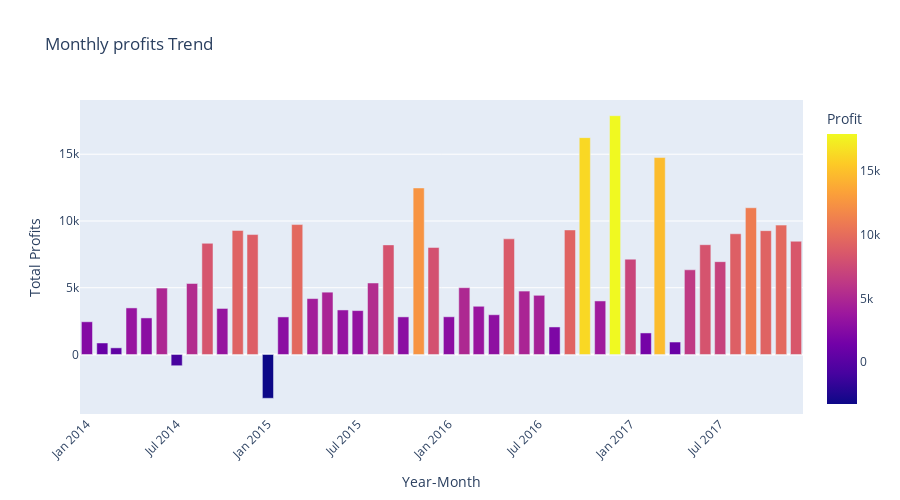

This figure's notebook cell:
### Code cell
fig = px.bar(
    monthly_sales_profit,
    x='year-month',
    y='Profit',
    color='Profit',
    title='Monthly profits Trend'
)

fig.update_layout(
    xaxis_title='Year-Month',
    yaxis_title='Total Profits',
    xaxis_tickangle=-45,
    height=500
)

fig.show()

### Figure 1 — Plotly figure (JSON) as saved in the notebook; plotly's stock layout.template omitted (floating-point values rounded to 4 significant figures)
{"data": [{"alignmentgroup": "True", "hovertemplate": "year-month=%{x}<br>Profit=%{marker.color}<extra></extra>", "legendgroup": "", "marker": {"color": [2450.0, 862.3, 498.7, 3489.0, 2739.0, 4977.0, -841.5, 5318.0, 8328.0, 3448.0, 9292.0, 8984.0, -3281.0, 2814.0, 9732.0, 4187.0, 4668.0, 3336.0, 3289.0, 5356.0, 8209.0, 2817.0, 12470.0, 8017.0, 2825.0, 5005.0, 3612.0, 2978.0, 8662.0, 4750.0, 4433.0, 2062.0, 9329.0, 16240.0, 4011.0, 17890.0, 7140.0, 1614.0, 14750.0, 933.3, 6343.0, 8223.0, 6953.0, 9041.0, 10990.0, 9275.0, 9690.0, 8483.0], "coloraxis": "coloraxis", "pattern": {"shape": ""}}, "name": "", "offsetgroup": "", "orientation": "v", "showlegend": false, "textposition": "auto", "type": "bar", "x": ["2014-01", "2014-02", "2014-03", "2014-04", "2014-05", "2014-06", "2014-07", "2014-08", "2014-09", "2014-10", "2014-11", "2014-12", "2015-01", "2015-02", "2015-03", "2015-04", "2015-05", "2015-06", "2015-07", "2015-08", "2015-09", "2015-10", "2015-11", "2015-12", "2016-01", "2016-02", "2016-03", "2016-04", "2016-05", "2016-06", "2016-07", "2016-08", "2016-09", "2016-10", "2016-11", "2016-12", "2017-01", "2017-02", "2017-03", "2017-04", "2017-05", "2017-06", "2017-07", "2017-08", "2017-09", "2017-10", "2017-11", "2017-12"], "xaxis": "x", "y": [2450.0, 862.3, 498.7, 3489.0, 2739.0, 4977.0, -841.5, 5318.0, 8328.0, 3448.0, 9292.0, 8984.0, -3281.0, 2814.0, 9732.0, 4187.0, 4668.0, 3336.0, 3289.0, 5356.0, 8209.0, 2817.0, 12470.0, 8017.0, 2825.0, 5005.0, 3612.0, 2978.0, 8662.0, 4750.0, 4433.0, 2062.0, 9329.0, 16240.0, 4011.0, 17890.0, 7140.0, 1614.0, 14750.0, 933.3, 6343.0, 8223.0, 6953.0, 9041.0, 10990.0, 9275.0, 9690.0, 8483.0], "yaxis": "y"}], "layout": {"barmode": "relative", "coloraxis": {"colorbar": {"title": {"text": "Profit"}}, "colorscale": [[0, "#0d0887"], [0.1111, "#46039f"], [0.2222, "#7201a8"], [0.3333, "#9c179e"], [0.4444, "#bd3786"], [0.5556, "#d8576b"], [0.6667, "#ed7953"], [0.7778, "#fb9f3a"], [0.8889, "#fdca26"], [1, "#f0f921"]]}, "height": 500, "legend": {"tracegroupgap": 0}, "title": {"text": "Monthly profits Trend"}, "xaxis": {"anchor": "y", "domain": [0, 1], "tickangle": -45, "title": {"text": "Year-Month"}}, "yaxis": {"anchor": "x", "domain": [0, 1], "title": {"text": "Total Profits"}}}}
